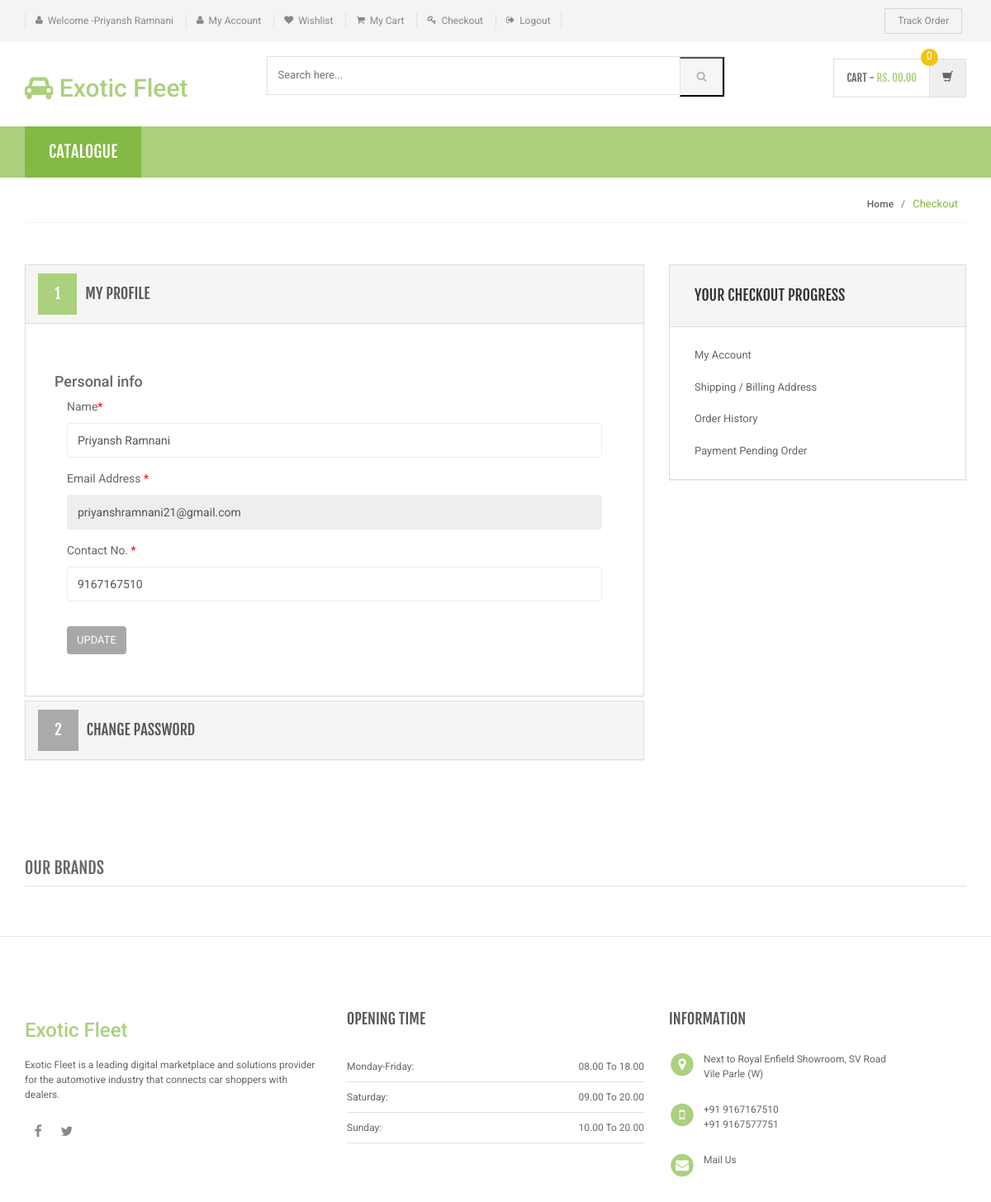
Page /my-account.php (signed in) on the committed database.
### tables this page shows
CREATE TABLE `users` (
  `id` int(11) NOT NULL,
  `name` varchar(255) DEFAULT NULL,
  `email` varchar(255) DEFAULT NULL,
  `contactno` bigint(11) DEFAULT NULL,
  `password` varchar(255) DEFAULT NULL,
  `shippingAddress` longtext,
  `shippingState` varchar(255) DEFAULT NULL,
  `shippingCity` varchar(255) DEFAULT NULL,
  `shippingPincode` int(11) DEFAULT NULL,
  `billingAddress` longtext,
  `billingState` varchar(255) DEFAULT NULL,
  `billingCity` varchar(255) DEFAULT NULL,
  `billingPincode` int(11) DEFAULT NULL,
  `regDate` timestamp NOT NULL DEFAULT CURRENT_TIMESTAMP,
  `updationDate` varchar(255) DEFAULT NULL
);

### my-account.php (the view, shortened to what this page needs)
<?php
include('includes/config.php');
if(strlen($_SESSION['login'])==0)
    {
header('location:index.php');
}
else{
?>
<!DOCTYPE html>
<html lang="en">
	<head>
	    <link rel="stylesheet" href="assets/css/bootstrap.min.css">
	    <link rel="stylesheet" href="assets/css/main.css">
	    <link rel="stylesheet" href="assets/css/green.css">
	    <link rel="stylesheet" href="assets/css/owl.carousel.css">
		<link rel="stylesheet" href="assets/css/owl.transitions.css">
		<link href="assets/css/lightbox.css" rel="stylesheet">
		<link rel="stylesheet" href="assets/css/animate.min.css">
		<link rel="stylesheet" href="assets/css/rateit.css">
		<link rel="stylesheet" href="assets/css/bootstrap-select.min.css">
		<link rel="stylesheet" href="assets/css/config.css">
		<link href="assets/css/green.css" rel="alternate stylesheet" title="Green color">
		<link href="assets/css/blue.css" rel="alternate stylesheet" title="Blue color">
		<link href="assets/css/red.css" rel="alternate stylesheet" title="Red color">
		<link href="assets/css/orange.css" rel="alternate stylesheet" title="Orange color">
		<link href="assets/css/dark-green.css" rel="alternate stylesheet" title="Darkgreen color">
		<link rel="stylesheet" href="assets/css/font-awesome.min.css">
	</head>
    <body class="cnt-home">
<header class="header-style-1">
<?php include('includes/top-header.php');?>
<?php include('includes/main-header.php');?>
<?php include('includes/menu-bar.php');?>
</header>
<div class="breadcrumb">
	<div class="container">
		<div class="breadcrumb-inner">
			<ul class="list-inline list-unstyled">
				<li><a href="#">Home</a></li>
				<li class='active'>Checkout</li>
			</ul>
		</div>
	</div>
</div>
<div class="body-content outer-top-bd">
	<div class="container">
		<div class="checkout-box inner-bottom-sm">
			<div class="row">
				<div class="col-md-8">
					<div class="panel-group checkout-steps" id="accordion">
<div class="panel panel-default checkout-step-01">
		<div class="panel-heading">
    	<h4 class="unicase-checkout-title">
	        <a data-toggle="collapse" class="" data-parent="#accordion" href="#collapseOne">
	          <span>1</span>My Profile
	        </a>
	     </h4>
    </div>
	<div id="collapseOne" class="panel-collapse collapse in">
	    <div class="panel-body">
			<div class="row">
<h4>Personal info</h4>
				<div class="col-md-12 col-sm-12 already-registered-login">
<?php
$query=mysqli_query($con,"select * from users where id='".$_SESSION['id']."'");
while($row=mysqli_fetch_array($query))
{
?>
					<form class="register-form" role="form" method="post">
<div class="form-group">
					    <label class="info-title" for="name">Name<span>*</span></label>
					    <input type="text" class="form-control unicase-form-control text-input" value="<?php echo $row['name'];?>" id="name" name="name" required="required">
					  </div>
						<div class="form-group">
					    <label class="info-title" for="exampleInputEmail1">Email Address <span>*</span></label>
			 <input type="email" class="form-control unicase-form-control text-input" id="exampleInputEmail1" value="<?php echo $row['email'];?>" readonly>
					  </div>
					  <div class="form-group">
					    <label class="info-title" for="Contact No.">Contact No. <span>*</span></label>
					    <input type="text" class="form-control unicase-form-control text-input" id="contactno" name="contactno" required="required" value="<?php echo $row['contactno'];?>"  maxlength="10">
					  </div>
					  <button type="submit" name="update" class="btn-upper btn btn-primary checkout-page-button">Update</button>
					</form>
					<?php } ?>
				</div>
			</div>
		</div>
	</div>
</div>
					  	<div class="panel panel-default checkout-step-02">
						    <div class="panel-heading">
						      <h4 class="unicase-checkout-title">
						        <a data-toggle="collapse" class="collapsed" data-parent="#accordion" href="#collapseTwo">
						          <span>2</span>Change Password
						        </a>
						      </h4>
						    </div>
					  	</div>
					</div>
				</div>
			<?php include('includes/myaccount-sidebar.php');?>
			</div>
		</div>
	<?php include('includes/brands-slider.php');?>
</div>
</div>
<?php include('includes/footer.php');?>
</body>
</html>
<?php } ?>

### assets/css/green.css (style rules this page uses)
a { color: #abd07e; }
.breadcrumb ul li.active { color: #84b943; }
.checkout-box .checkout-steps .panel .panel-heading .unicase-checkout-title > a:not(.collapsed) span { background-color: #abd07e; }

### assets/css/lightbox.css (style rules this page uses)
body:after { content: url(../images/close.png) url(../images/loading.gif) url(../images/prev.png) url(../images/next.png); display: none; }

### assets/css/blue.css (style rules this page uses)
a { color: #3498db; }
.breadcrumb ul li.active { color: #1d6ca1; }
.checkout-box .checkout-steps .panel .panel-heading .unicase-checkout-title > a:not(.collapsed) span { background-color: #3498db; }

### assets/css/red.css (style rules this page uses)
a { color: #ff6c6c; }
.breadcrumb ul li.active { color: #ff1a1a; }
.checkout-box .checkout-steps .panel .panel-heading .unicase-checkout-title > a:not(.collapsed) span { background-color: #ff6c6c; }

### assets/css/orange.css (style rules this page uses)
a { color: #f39c12; }
.breadcrumb ul li.active { color: #ab6c09; }
.checkout-box .checkout-steps .panel .panel-heading .unicase-checkout-title > a:not(.collapsed) span { background-color: #f39c12; }

### assets/css/dark-green.css (style rules this page uses)
a { color: #12cca7; }
.breadcrumb ul li.active { color: #0b816a; }
.checkout-box .checkout-steps .panel .panel-heading .unicase-checkout-title > a:not(.collapsed) span { background-color: #12cca7; }

### rows in the picture
users: name "Priyansh Ramnani", email "priyanshramnani21@gmail.com", contactno "9167167510"

### other values in the picture
$_SESSION['username'] "Priyansh Ramnani"
